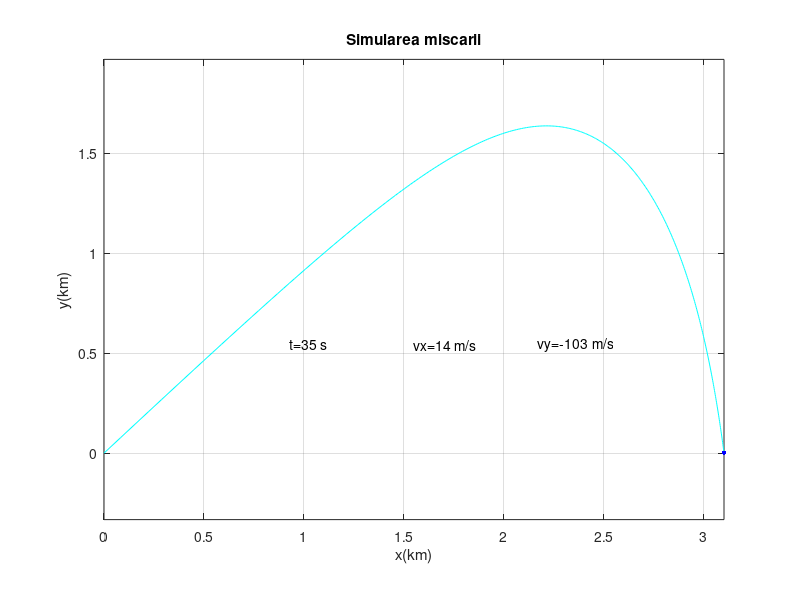

Here is the MATLAB script that generated this plot:
clc; clear; close all;
% toate marimile sunt exprimate in unitati SI

% Selectori pentru grafice (1-on; 0-off):
Gv = 1; % componentele vitezei ca functii de timp
Gc = 1; % legile de miscare
Gt = 1; % traiectoria (curba balistica)
Gd = 1; % reprezentarea dinamica
if Gd==1, Gv=0; Gc=0; Gt=0; end

% Parametrii fizici:
g = 9.80665; % acceleratia gravitationala
ro = 7850; % densitatea otelului
r = 0.13; % raza proiectilului
m = 4/3 * pi * r^3 * ro; % masa proiectilului
G = m*g; % greutatea proiectilului

% Conditii initiale:
v0 = 1100; % viteza initiala
alpha0 = 43; % unghiul de lansare
eta = 1.81 * 1e-5; % coeficientul de vascozitate
b1 = 6 * pi * eta * r; % coeficient termen liniar
c = 0.469; % coeficient de forma
ro0 = 1.22; % densitatea aerului
b2 = c * 4 * pi * r^2 * ro0/2; % coeficient termen patratic

% Definirea intervalului de timp de inters
t0 = 0; tf = 2 * v0 /g*sind(alpha0);
N = 1500; % numarul momentelor de timp
t = linspace(t0,tf,N); dt = t(2) - t(1);

% Prealocare si valori de inceput:
vx = zeros(1,N); vy = vx;
x = zeros(1,N); y = x;
vx(1) = v0 * cosd(alpha0);
vy(1) = v0 * sind(alpha0);
for i = 1:N-1
    aux = 1 - dt*(b1 + b2*sqrt(vx(i)^2 + vy(i)^2))/m;
    vx(i+1)=vx(i)*aux;
    vy(i+1)=vy(i)*aux - g*dt;
    x(i+1)=x(i) + vx(i)*dt;
    y(i+1)=y(i) + vy(i)*dt;
    if y(i+1)<0, break; end
end
t = t(1:i); vx=vx(1:i); vy=vy(1:i); x=x(1:i); y=y(1:i); % eliminarea valorilor in surplus
if Gv==1 % legile de viteza
    figure(1);
    plot(t,vx,'-r',t,vy,'-b');
    xlabel('t(s)'); ylabel('v(m/s)'); grid;
    title('Componentele vitezei ca functii de timp');
    legend('vx','vy');
end
if Gc==1 % legile de miscare
    figure(2);
    plot(t,x/1e3,'-r',t,y/1e3,'-b');
    xlabel('t(s)'); ylabel('coord(km)'); grid;
    title('Coordonatele ca functii de timp');
    legend('x','y','Location','northwest');
end
if Gt==1 % traiectoria
    figure(3);
    plot(x/1e3,y/1e3,'-k','LineWidth',2);
    xlabel('x(km)'); ylabel('y(km)'); grid;
    title('Curba balistica');
    axis equal; axis tight;
end

% Afisarea unor marimi de interes:
tf = t(i); % timpul de zbor
b = x(i); % bataia
h=max(y); % altitudinea maxima
tu=t(y==h); % timpul de urcare
tc=tf-tu; % timpul de coborare
Q=1/2*m*(v0^2-vx(i)^2-vy(i)^2); % caldura produsa prin frecare
afis=['Timpul de zbor: ', num2str(tf),' s']; disp(afis);
afis=['Bataia proiectilului: ', num2str(b/1e3),' km']; disp(afis);
afis=['Altitudinea maxima: ', num2str(h/1e3),' km']; disp(afis);
afis=['Timpul de urcare: ', num2str(tu),' s']; disp(afis);
afis=['Timpul de coborare: ', num2str(tc),' s']; disp(afis);
afis=['Caldura produsa: ', num2str(Q/1e6),' MJ']; disp(afis);

if Gd==1 % simularea dinamica
    figure(4);
    set(4,'Position',[50 50 850 600]);
    tic; simt=0; % porneste cronometrul si retine timpul initial
    while simt<tf
        plot(x/1e3,y/1e3,'-c'); hold on;
        xlabel('x(km)'); ylabel('y(km)'); grid;
        title('Simularea miscarii');
        axis equal; axis tight;
        index=abs(t-simt)==min(abs(t-simt)); % cauta cel mai apropiat t din discretizare
        plot(x(index)/1e3,y(index)/1e3,'.b','MarkerSize',10); hold off
        text(b/2/1e3,h/3/1e3,['vx=',num2str(round(round(vx(index)))),' m/s']);
        text((b/2-b/5)/1e3,h/3/1e3,['t=',num2str(round(t(index))),' s']);
        text((b/2+b/5)/1e3,h/3/1e3,['vy=',num2str(round(round(vy(index)))),' m/s']);
        pause(1e-3);
        simt=toc;
    end
end
